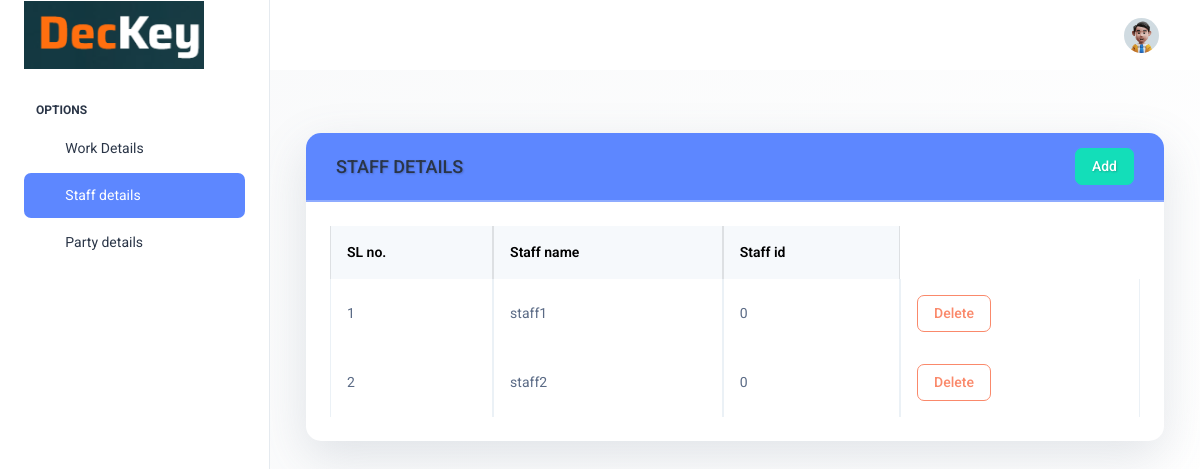
Before: /view_staff (signed in) with the older database file.
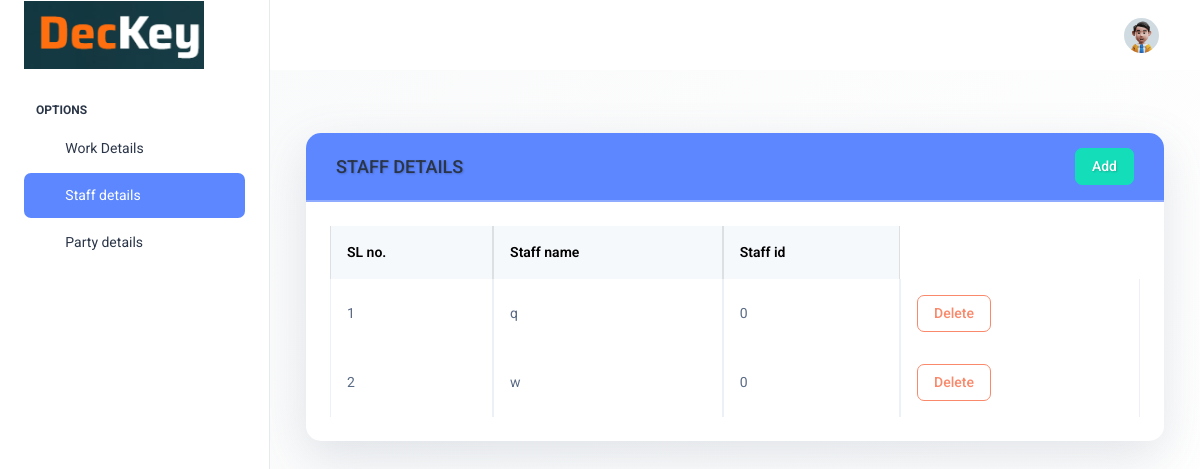
After: the same page with the newer database file.
### dec_app/models.py (models this page shows, shortened)
class Staff(models.Model):
    staff_name = models.CharField(max_length=50)
    staff_id = models.CharField(max_length=10,default = 000)

### dec_app/views.py (the view)
# urls.py: path("view_staff",views.view_staff,name="view_staff"),
@login_required(login_url='loginpage')
def view_staff(request):
    data = Staff.objects.all()
    return render(request, 'views_staff.html', {'data': data})

### templates/views_staff.html (shortened to what this page needs)
{% extends 'userpage.html' %}
{% block content %}
<div class="container-fluid my-5">
    <div class="card shadow-lg border-0 slide-in">
        <div class="card-header bg-primary text-white d-flex align-items-center justify-content-between">
            <h4 class="card-title mb-0">STAFF DETAILS</h4>
            <a href="{% url 'add_staff' %}" class="btn btn-success" role="button" aria-pressed="true">Add</a>
        </div>
        <div class="card-body p-4">
            <div class="table-responsive">
                <table class="table table-hover table-bordered align-middle">
                    <thead class="table-light">
                        <tr>
                            <th scope="col">SL no.</th>
                            <th scope="col">Staff name</th>
                            <th scope="col">Staff id</th>
                        </tr>
                    </thead>
                    <tbody>
                        {% for i in data %}
                        <tr class="fade-in-row">
                            <td>{{forloop.counter}}</td>
                            <td>{{ i.staff_name }}</td>
                            <td>{{ i.staff_id }}</td>
                            <td><a href="{% url 'delete_staff' i.id %}" class="btn btn-outline-danger" role="button" aria-pressed="true">Delete</a></td>
                        </tr>
                        {% endfor %}
                    </tbody>
                </table>
            </div>
        </div>
    </div>
</div>
<link href="https://cdn.jsdelivr.net/npm/bootstrap-icons/font/bootstrap-icons.css" rel="stylesheet">
{% endblock %}

### templates/userpage.html (shortened to what this page needs)
<!doctype html>
<html lang="en">
{% load static %}
<head>
  <link rel="stylesheet" href="{% static 'userstatic/assets/css/styles.min.css' %}" />
</head>
<body>
  <div class="page-wrapper" id="main-wrapper" data-layout="vertical" data-navbarbg="skin6" data-sidebartype="full"
    data-sidebar-position="fixed" data-header-position="fixed">
    <aside class="left-sidebar">
      <div>
        <div class="brand-logo d-flex align-items-center justify-content-between">
          <a href="./index.html" class="text-nowrap logo-img">
            <img src="{% static 'userstatic/assets/images/logos/112.png' %}" width="180" alt="" />
          </a>
        </div>
        <nav class="sidebar-nav scroll-sidebar" data-simplebar="">
          <ul id="sidebarnav">
            <li class="nav-small-cap">
              <span class="hide-menu">OPTIONS</span>
            </li>
            <li class="sidebar-item">
              <a class="sidebar-link" href="{% url 'view_details' %}" aria-expanded="false">
                <span>
                  <i class="ti ti-alert-circle"></i>
                </span>
                <span class="hide-menu">Work Details</span>
              </a>
            </li>
            <li class="sidebar-item">
              <a class="sidebar-link" href="{% url 'view_staff' %}" aria-expanded="false">
                <span>
                  <i class="ti ti-file-description"></i>
                </span>
                <span class="hide-menu">Staff details</span>
              </a>
            </li>
            <li class="sidebar-item">
              <a class="sidebar-link" href="{% url 'view_party' %}"  aria-expanded="false">
                <span>
                  <i class="ti ti-login"></i>
                </span>
                <span class="hide-menu">Party details</span>
              </a>
            </li>
        </nav>
      </div>
    </aside>
    <div class="body-wrapper">
      <header class="app-header">
        <nav class="navbar navbar-expand-lg navbar-light">
          <div class="navbar-collapse justify-content-end px-0" id="navbarNav">
            <ul class="navbar-nav flex-row ms-auto align-items-center justify-content-end">
              <li class="nav-item dropdown">
                <a class="nav-link nav-icon-hover" href="javascript:void(0)" id="drop2" data-bs-toggle="dropdown"
                  aria-expanded="false">
                  <img src="{% static 'userstatic/assets/images/profile/user-1.jpg' %}" alt="" width="35" height="35" class="rounded-circle">
                </a>
              </li>
            </ul>
          </div>
        </nav>
      </header>
      <div class="container-fluid">
        {% block content %}
        {% endblock %}
          </div>
        </div>
      </div>
</body>
</html>

### templates/views_staff.html (style rules this page uses)
body { background: linear-gradient(135deg, #f8f9fa, #ffffff); font-family: 'Roboto', sans-serif; }
.card { border-radius: 15px; overflow: hidden; animation: fadeInUp 0.8s ease-out; }
.card-header { border-bottom: 2px solid rgba(255, 255, 255, 0.3); text-shadow: 1px 1px 2px rgba(0, 0, 0, 0.2); }
.table { margin-bottom: 0; border-collapse: separate; border-spacing: 0; }
.table thead { position: sticky; top: 0; z-index: 2; }
.table-responsive { max-height: 500px; overflow-y: auto; }
.fade-in-row { animation: fadeInUp 0.8s ease-out; }

Changed rows visible on the page:
removed Staff: staff_name "staff1", staff_id "0"
removed Staff: staff_name "staff2", staff_id "0"
added Staff: staff_name "q", staff_id "0"
added Staff: staff_name "w", staff_id "0"
